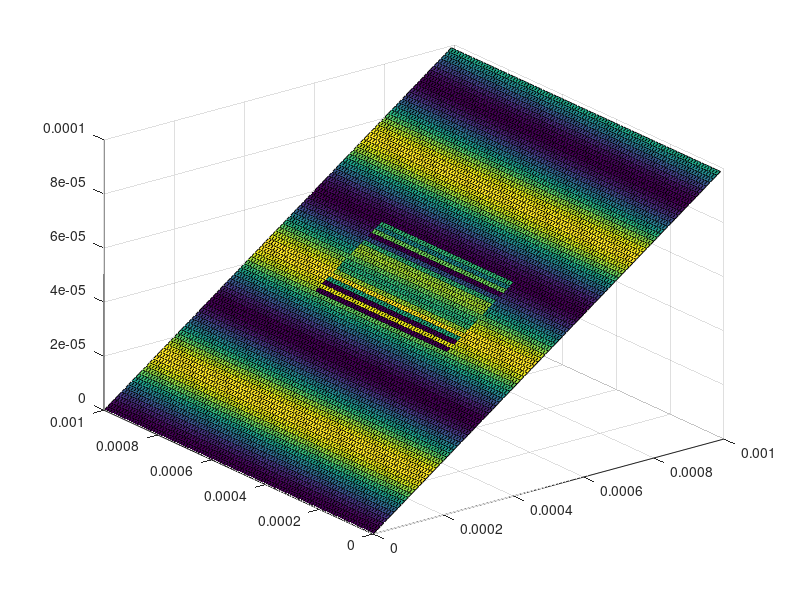

This chart was generated by the following MATLAB code: (Note: this script raises an error after producing the figure.)
clear;
close all;
I0 = 1;
times = 0;

lambda = 6e-5; % 波长，为 600nm
scratch_depth = 1/3 * lambda; % 划痕深度
scratch_width = 0.0002;

for theta = 0.1:0.005:0.4 % 劈尖夹角
    times = times + 1;
    length = .001; % 劈尖长度
    xmax = 0.001 * cos(theta); % ?
    [x, y] = meshgrid(0:0.00001:xmax, 0:0.00001:0.001); % 生成网格，x 为横坐标，y 为纵坐标
    z = x * tan(theta);
    % 我们现在表面有划痕了！假设划痕在中央，宽度为 1/1000 的元件宽度
    % 我们假设划痕的深度为 1/3 波长
    % 添加划痕影响
    scratch_center = length / 2; % 划痕中心位置
    scratch_start = scratch_center - scratch_width / 2; % 划痕开始位置
    scratch_end = scratch_center + scratch_width / 2; % 划痕结束位置

    scratch_length = 0.0005; % 划痕的长度，例如 0.5 毫米
    scratch_y_center = 0.0005; % 划痕沿 y 轴的中心位置，例如在 0.5 毫米处
    scratch_y_start = scratch_y_center - scratch_length / 2;
    scratch_y_end = scratch_y_center + scratch_length / 2;

    % 定义划痕区域
    scratch_area_x = x > scratch_start & x < scratch_end;
    scratch_area_y = y > scratch_y_start & y < scratch_y_end;
    scratch_area = scratch_area_x & scratch_area_y;

    % 定义划痕形状 - 三次曲面
    % 系数 'a' 决定曲面的弯曲度，确保在划痕中心深度为 scratch_depth
    a = -4 * scratch_depth / (scratch_width / 2)^3;
    % 三次曲面方程，中心化在划痕中心
    z_scratch = a * (x - scratch_center).^3 + scratch_depth;

    % 在划痕区域外，z_scratch 设为 0
    z_scratch(~scratch_area) = 0;

    % 更新劈尖处的高度 h 以包括划痕
    h = x * tan(theta) + z_scratch; % 在 x 处的高度

    k = 2 * pi / lambda; % 波数
    Delta = 2 * h; % 光程差
    I = I0 * 2 * (cos(Delta * k + pi) + 1);
    surf(x, y, z, I);
    set(gcf, 'color', 'white', [0.667, 0.667, 1]);
    shading interp; % 颜色插值
    colorbar;
    axis equal; % 等比例缩放
    set(gca, 'ZLim', [0, 0.0006]);
    set(gca, 'XLim', [0, 0.001]);
    xlabel('x/m'); ylabel('y/m'); zlabel('z/m');
    title(['劈尖夹角为', num2str(theta / pi * 180, 4), 'deg']);
    colormap gray;
    m(:, times) = getframe; % 把图像存入矩阵 m 中
end

movie(m, 2);
